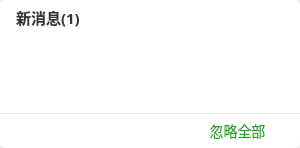
<?xml version="1.0" encoding="UTF-8"?>
<ui version="4.0">
 <class>TipViewIM</class>
 <widget class="QWidget" name="TipViewIM">
  <property name="geometry">
   <rect>
    <x>0</x>
    <y>0</y>
    <width>300</width>
    <height>148</height>
   </rect>
  </property>
  <property name="minimumSize">
   <size>
    <width>300</width>
    <height>130</height>
   </size>
  </property>
  <property name="maximumSize">
   <size>
    <width>300</width>
    <height>16777215</height>
   </size>
  </property>
  <property name="windowTitle">
   <string>TipViewIM</string>
  </property>
  <layout class="QHBoxLayout" name="horizontalLayout">
   <property name="spacing">
    <number>0</number>
   </property>
   <property name="leftMargin">
    <number>0</number>
   </property>
   <property name="topMargin">
    <number>0</number>
   </property>
   <property name="rightMargin">
    <number>0</number>
   </property>
   <property name="bottomMargin">
    <number>0</number>
   </property>
   <item>
    <widget class="QWidget" name="widget" native="true">
     <property name="styleSheet">
      <string notr="true">QWidget#widget
{
border-radius:5px;
	background-color: rgb(255, 255, 255);
}</string>
     </property>
     <layout class="QVBoxLayout" name="verticalLayout">
      <property name="spacing">
       <number>0</number>
      </property>
      <property name="leftMargin">
       <number>0</number>
      </property>
      <property name="topMargin">
       <number>0</number>
      </property>
      <property name="rightMargin">
       <number>0</number>
      </property>
      <property name="bottomMargin">
       <number>0</number>
      </property>
      <item>
       <widget class="QLabel" name="label">
        <property name="minimumSize">
         <size>
          <width>0</width>
          <height>35</height>
         </size>
        </property>
        <property name="maximumSize">
         <size>
          <width>16777215</width>
          <height>35</height>
         </size>
        </property>
        <property name="font">
         <font>
          <family>微软雅黑</family>
          <pointsize>-1</pointsize>
          <weight>75</weight>
          <italic>false</italic>
          <bold>true</bold>
         </font>
        </property>
        <property name="styleSheet">
         <string notr="true">color:#353535;
font: 15px;
margin-left:12px;
font-weight:bold;</string>
        </property>
        <property name="text">
         <string>新消息(1)</string>
        </property>
        <property name="margin">
         <number>0</number>
        </property>
       </widget>
      </item>
      <item>
       <widget class="TipListView" name="listView">
        <property name="styleSheet">
         <string notr="true">QListView#listView
{
 border:0px;
	background-color: rgb(255, 255, 255);
}
</string>
        </property>
       </widget>
      </item>
      <item>
       <widget class="QWidget" name="widget_2" native="true">
        <property name="minimumSize">
         <size>
          <width>0</width>
          <height>35</height>
         </size>
        </property>
        <property name="maximumSize">
         <size>
          <width>16777215</width>
          <height>35</height>
         </size>
        </property>
        <property name="styleSheet">
         <string notr="true">QWidget#widget_2
{
border-top: 1px solid #e7e7e7;
}</string>
        </property>
        <widget class="QPushButton" name="btn_lose">
         <property name="geometry">
          <rect>
           <x>200</x>
           <y>6</y>
           <width>75</width>
           <height>24</height>
          </rect>
         </property>
         <property name="cursor">
          <cursorShape>PointingHandCursor</cursorShape>
         </property>
         <property name="styleSheet">
          <string notr="true">QPushButton
{
color: rgb(35, 163, 35);
font: 14px;
}
QPushButton:pressed {  
color: #ff0000;
font: 14px;
border:0px;
}  
</string>
         </property>
         <property name="text">
          <string>忽略全部</string>
         </property>
         <property name="flat">
          <bool>true</bool>
         </property>
        </widget>
       </widget>
      </item>
     </layout>
    </widget>
   </item>
  </layout>
 </widget>
 <layoutdefault spacing="6" margin="11"/>
 <customwidgets>
  <customwidget>
   <class>TipListView</class>
   <extends>QListView</extends>
   <header>TipListView.h</header>
  </customwidget>
 </customwidgets>
 <resources/>
 <connections>
  <connection>
   <sender>btn_lose</sender>
   <signal>clicked()</signal>
   <receiver>TipViewIM</receiver>
   <slot>button_lose()</slot>
   <hints>
    <hint type="sourcelabel">
     <x>177</x>
     <y>107</y>
    </hint>
    <hint type="destinationlabel">
     <x>197</x>
     <y>259</y>
    </hint>
   </hints>
  </connection>
 </connections>
 <slots>
  <slot>button_lose()</slot>
 </slots>
</ui>
